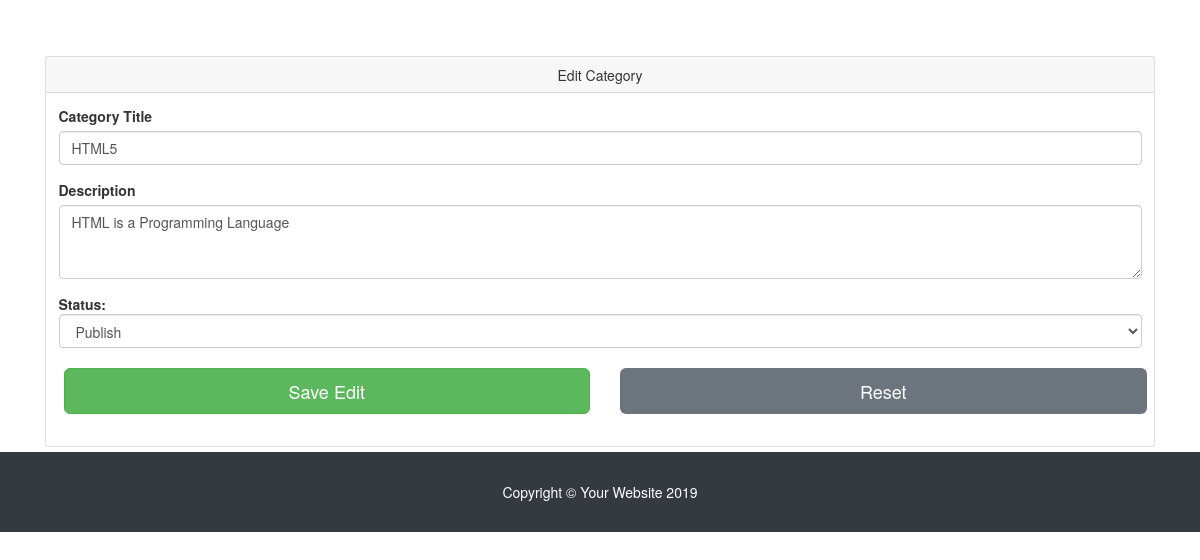
The app's page /admin/utlits/editCat.php?id=3 with its own data.
### tables this page shows
CREATE TABLE `tbl_category` (
  `cat_id` int(11) NOT NULL,
  `cat_name` varchar(100) NOT NULL,
  `cat_description` varchar(255) NOT NULL,
  `cat_status` int(2) NOT NULL DEFAULT '0',
  `created_at` timestamp NOT NULL DEFAULT CURRENT_TIMESTAMP
);

### admin/utlits/editCat.php (the view, shortened to what this page needs)
<?php include_once "includes/header.php";
include "function/functions.php"; ?>
<link rel="stylesheet" href="https://cdnjs.cloudflare.com/ajax/libs/twitter-bootstrap/3.3.5/css/bootstrap.min.css">
<div class="container pb-2">
    <div class="card">
        <div class="card-header text-center">
            Edit Category
        </div>
        <div class="card-body">
            <?php
            if (isset($_GET['id'])) {
                $id = $_GET['id'];
                $sql = "SELECT * FROM `tbl_category` WHERE `cat_id` = $id";
                $result = $db->query($sql) or die($db->error);;
                $row = $result->fetch_assoc();
                ?>
                <form action="operations/edit_category.php" method="post" id="editCat">
                    <div class="form-group">
                        <label for="catTitle">Category Title</label>
                        <input type="text" name="cat_name" class="form-control" value="<?php echo $row['cat_name']; ?>" id="catTitle" placeholder="Category Name">
                    </div>
                    <div class="form-group">
                        <label for="catContent">Description</label>
                        <textarea class="form-control" name="cat_description" id="catContent" rows="3"><?php echo $row['cat_description']; ?></textarea>
                    </div>
                    <div class="form-group">
                        <b>Status: </b>
                        <select name="cat_status" class="form-control">
                            <option value="1">Publish</option>
                        </select>
                    </div>
                    <div class="form-group row">
                        <div class="col-sm-6">
                            <button type="submit" name="editCategory" class="btn btn-success btn-block btn-lg text-center p-3 m-2">Save Edit</button>
                        </div>
                        <div class="col-sm-6">
                            <button type="reset" class="btn btn-secondary btn-block btn-lg text-center p-3 m-2">Reset</button>
                        </div>
                    </div>
                </form>
            <?php } ?>
        </div>
    </div>
</div>
<?php include_once "includes/footer.php"; ?>

### css/blog-home.css (style rules this page uses)
body { padding-top: 56px; }

### css/main.css (style rules this page uses)
label { font-weight: bold; }

### records on screen
tbl_category: cat_name "HTML5", cat_description "HTML is a Programming Language"
